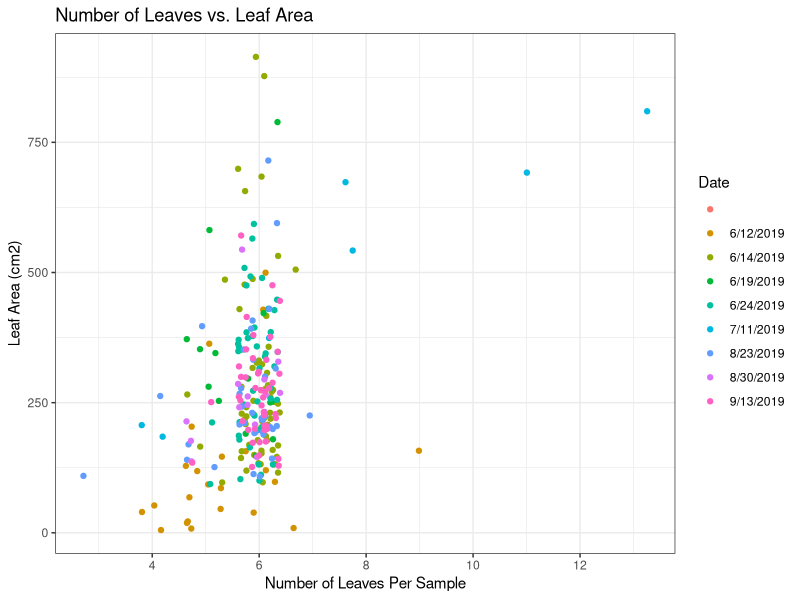
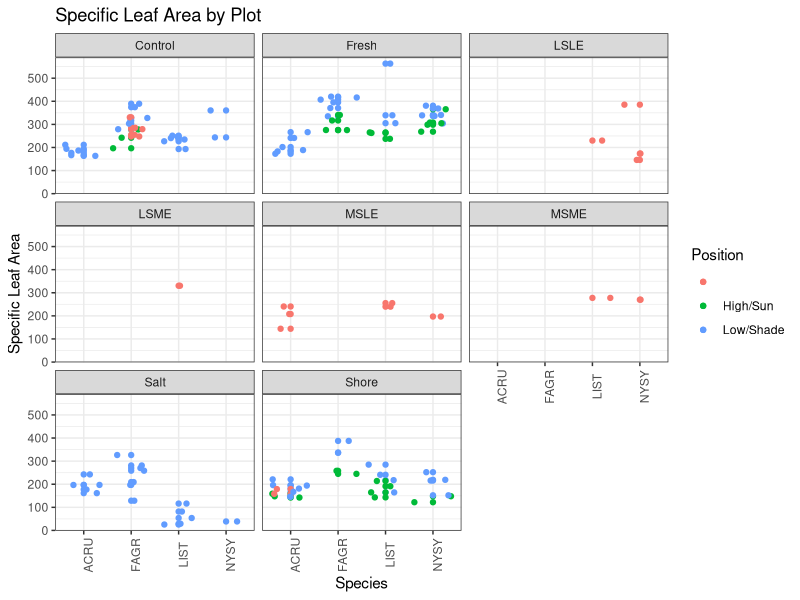

Recreate these plots in R, in order. (Note: this script raises an error after producing the figures.)
## Script to process Specific Leaf Area data at SERC
# Created 06-13-2019

# Load necessary packages
library(dplyr)
library(tidyr)
library(readr)
library(ggrepel)
library(ggplot2)
library(knitr)
theme_set(theme_bw())

## ----- Read in the SLA csv -----

sla <- read.csv("../SLA Data.csv", stringsAsFactors = FALSE) %>% 
  mutate(Tag = as.character(Tag))
print(sla)
print(summary(sla))

## ----- Create SLA column -----

sla <- sla %>% 
  mutate(specific_leaf_area = round(Leaf_Area_cm2 / Leaf_Mass_g, 3)) 
head(sla)

## ----- Join with inventory data -----

## Read in the storm surge inventory data
ss_inventory <- read.csv("../ss-inventory.csv", stringsAsFactors = FALSE) %>% 
  select(Plot, Species_code, Tag, DBH) %>% 
  mutate(Tag = as.character(Tag))
summary(ss_inventory)

## The 'shore' plot at GCREW overlaps with the PREMIS-ghg HSLE plot,
## so use that inventory data too
inventory <- read.csv("../inventory.csv", stringsAsFactors = FALSE) %>% 
  select(Plot, Tag, Species_code, DBH = DBH_cm_2019) %>% 
  filter(Plot == "HSLE") %>%  # GCREW only
  mutate(Plot = "Shore") %>% 
  bind_rows(ss_inventory)

# Create new dataset with plot, species, and tag columns
# by joining with the storm surge inventory data
sla %>% 
  left_join(inventory, by = "Tag") %>% 
  # if NA DBH, then get information from what we measured in field
  mutate(DBH = if_else(is.na(DBH), No_Tag_DBH, DBH),
         Species_code = if_else(is.na(Species_code), No_Tag_Species_code, Species_code),
         Plot = if_else(is.na(Plot), No_Tag_Plot, Plot)) %>% 
  # We only want four letter species codes
  mutate(Species_code = substr(Species_code, 1,4)) ->
  sla_joined
# NEW: Want ONLY ACRU, FAGR, LIST, NYSY species!
sla_joined_simple <- sla_joined %>% 
  filter(Species_code %in% c("ACRU", "FAGR", "LIST", "NYSY"))

# At this point there should be NO data with an NA for Plot or DBH or Species_code
# Warn if this occurs
if(any(is.na(sla_joined_simple$DBH))) {
  warning("We still have unmatched trees!")  
}
if(any(sla_joined_simple$Species_code == "")) {
  warning("We have blank species codes!")  
}

## Join sla_joined_simple with plot species_codes
species_codes <- read.csv(file = "../Design/species_codes.csv", stringsAsFactors = FALSE) 
sla_joined_names <- left_join(sla_joined_simple, species_codes, by = "Species_code")

## ----- Plots -----

# Plot comparing number of leaves to corresponding leaf area, color by date
# Kinda irrelevant 
leaves_v_area <- ggplot(data = sla, aes(n_Leaves, Leaf_Area_cm2, color = Date)) +
  geom_jitter() +
  labs(title = "Number of Leaves vs. Leaf Area", 
       x = "Number of Leaves Per Sample", y = "Leaf Area (cm2)")
print(leaves_v_area)

## SLA by Plot
sla_by_plot <- sla_joined_names %>% 
  ggplot(aes(Species_code, specific_leaf_area, color = Position)) +
  geom_point() +
  geom_jitter() +
  facet_wrap(~Plot) +
  theme(axis.text.x = element_text(angle = 90)) +
  labs(title = "Specific Leaf Area by Plot", x = "Species", y = "Specific Leaf Area")
print(sla_by_plot)

## Join sla_joined with plot species_codes
sla_joined_names <- left_join(sla_joined, species_code, by = "Species_code")
## SLA by species box plot

sla_with_tag <- sla_joined_names %>%
  ggplot(aes(Species_common, specific_leaf_area, label = Tag, color = Position)) +
  geom_boxplot() +
  geom_text_repel() +
  geom_point() + 
  labs(title = "Specific Leaf Area by Species and Tag Number", y = "Specific Leaf Area")
print(sla_with_tag)

## SLA by species and position box plot
sla_by_position <- sla_joined_names %>%
  ggplot(aes(Species_common, specific_leaf_area, color = Position)) +
  geom_boxplot() +
  labs(title = "Specific Leaf Area by Species", x = "Species", y = "Specific Leaf Area") +
  theme(axis.text.x = element_text(angle = 90))
print(sla_by_position)

## SLA faceted by species
sla_by_species <- sla_joined_names %>%
  ggplot(aes(Plot, specific_leaf_area, color = Position)) +
  geom_point() + 
  geom_jitter() +
  facet_wrap(~Species_common) +
  theme(axis.text.x = element_text(angle = 90)) +
  labs(title = "Specific Leaf Area by Species and Plot", y = "Specific Leaf Area (cm2/g)")
print(sla_by_species)

## DBH vs sla colored by species
sla_vs_dbh <- sla_joined_names %>% 
  ggplot(aes(DBH, specific_leaf_area, color = Species_common)) +
  geom_point() + 
  facet_wrap(~Species_common) +
  geom_smooth(method = "lm") +
  labs(title = "Specific Leaf Area vs. Tree Diameter", y = "Specific Leaf Area (cm2/g)", x = "Diameter at Breast Height (cm)",
       color = "Species")
print(sla_vs_dbh)

## average SLA of each species table
sla_averages <- sla_joined_names %>%
  group_by(Species_common) %>%
  summarise(sla_mean_species = mean(specific_leaf_area))

## average SLA box plot
sla_averages_plot <- sla_joined_names %>% 
  ggplot(aes(Species_common, specific_leaf_area)) +
  labs(title = "Average Specific Leaf Area", x = "Species", y = "Average SLA (cm2/g)") +
  geom_boxplot(aes(fill = Species_common)) + 
  #geom_text(aes(label = round(Specific, 2)), vjust = 1.6, size = 3.3) +
  theme(axis.text.x = element_text(angle = 90)) +
  guides(fill=guide_legend(title="Species"))
print(sla_averages_plot)

cat("All done.")


## ------ Table of species characteristics -------

species_characteristics <- sla_joined_names %>% 
  select(Species, Species_common, DBH) %>% 
  group_by(Species, Species_common) %>% 
  summarise("Number of Trees Sampled" = n(), "Average Diameter (cm)" = mean(DBH)) %>% 
print(species_characteristics)

## ------ Try Database Submission -------

plot_lon_lat <- read.csv(file = "../Design/plot-lon-lat.csv", stringsAsFactors = FALSE)

try_dataset <- sla_joined %>% 
  left_join(species_codes, by = "Species_code") %>% 
  left_join(plot_lon_lat, by = "Plot") %>% 
  mutate(Exposition = "Natural Forest", 
           `Forest Age (yrs)` = 60, 
           `Area per Leaf (cm2)` = round(Leaf_Area_cm2 / n_Leaves, 3),
           `Mass per Leaf (g)` = round(Leaf_Mass_g / n_Leaves, 3)) %>% 
  select(`Date Collected` = Date, 
         Exposition, 
         `Forest Age (yrs)`,
         Species,
         `Species Common` = Species_common, 
         `Diameter at Breast Height (cm)` = DBH,
         `Longitude E` = Longitude,
         `Latitude N` = Latitude,
         `Leaf Position` = Position, 
         `N Leaves` = n_Leaves, 
         `Total Fresh Leaf Area (cm2)` = Leaf_Area_cm2, 
         `Total Dry Mass (g)` = Leaf_Mass_g, 
         `Area per Leaf (cm2)`, 
         `Mass per Leaf (g)`,
         `Specific Leaf Area (cm2/g)` = specific_leaf_area)

write.csv(try_dataset, "Haddock_SLA_20190628.csv")


